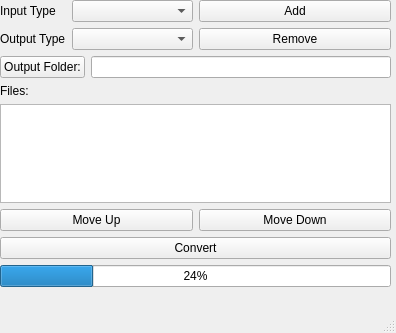
<?xml version="1.0" encoding="UTF-8"?>
<ui version="4.0">
 <class>MainWindow</class>
 <widget class="QMainWindow" name="MainWindow">
  <property name="geometry">
   <rect>
    <x>0</x>
    <y>0</y>
    <width>396</width>
    <height>333</height>
   </rect>
  </property>
  <property name="windowTitle">
   <string>MainWindow</string>
  </property>
  <widget class="QWidget" name="centralwidget">
   <widget class="QWidget" name="verticalLayoutWidget">
    <property name="geometry">
     <rect>
      <x>0</x>
      <y>0</y>
      <width>391</width>
      <height>287</height>
     </rect>
    </property>
    <layout class="QVBoxLayout" name="verticalLayout">
     <item>
      <layout class="QHBoxLayout" name="horizontalLayout">
       <item>
        <layout class="QFormLayout" name="formLayout">
         <property name="formAlignment">
          <set>Qt::AlignLeading|Qt::AlignLeft|Qt::AlignVCenter</set>
         </property>
         <item row="0" column="0">
          <widget class="QLabel" name="inputTypeLabel">
           <property name="text">
            <string>Input Type</string>
           </property>
          </widget>
         </item>
         <item row="0" column="1">
          <widget class="QComboBox" name="inputTypeComboBox"/>
         </item>
         <item row="1" column="0">
          <widget class="QLabel" name="outputTypeLabel">
           <property name="text">
            <string>Output Type</string>
           </property>
          </widget>
         </item>
         <item row="1" column="1">
          <widget class="QComboBox" name="outputTypeComboBox"/>
         </item>
        </layout>
       </item>
       <item>
        <layout class="QVBoxLayout" name="verticalLayout_2">
         <item>
          <widget class="QPushButton" name="pushButton">
           <property name="text">
            <string>Add</string>
           </property>
          </widget>
         </item>
         <item>
          <widget class="QPushButton" name="pushButton_2">
           <property name="text">
            <string>Remove</string>
           </property>
          </widget>
         </item>
        </layout>
       </item>
      </layout>
     </item>
     <item>
      <layout class="QHBoxLayout" name="horizontalLayout_3">
       <item>
        <widget class="QPushButton" name="pushButton_6">
         <property name="text">
          <string>Output Folder:</string>
         </property>
        </widget>
       </item>
       <item>
        <widget class="QLineEdit" name="lineEdit"/>
       </item>
      </layout>
     </item>
     <item>
      <widget class="QLabel" name="label">
       <property name="text">
        <string>Files:</string>
       </property>
      </widget>
     </item>
     <item>
      <layout class="QVBoxLayout" name="verticalLayout_3">
       <item>
        <widget class="QListWidget" name="listWidget"/>
       </item>
       <item>
        <layout class="QHBoxLayout" name="horizontalLayout_2">
         <item>
          <widget class="QPushButton" name="pushButton_5">
           <property name="text">
            <string>Move Up</string>
           </property>
          </widget>
         </item>
         <item>
          <widget class="QPushButton" name="pushButton_4">
           <property name="text">
            <string>Move Down</string>
           </property>
          </widget>
         </item>
        </layout>
       </item>
      </layout>
     </item>
     <item>
      <widget class="QPushButton" name="pushButton_3">
       <property name="text">
        <string>Convert</string>
       </property>
      </widget>
     </item>
     <item>
      <widget class="QProgressBar" name="progressBar">
       <property name="value">
        <number>24</number>
       </property>
      </widget>
     </item>
    </layout>
   </widget>
  </widget>
  <widget class="QMenuBar" name="menubar">
   <property name="geometry">
    <rect>
     <x>0</x>
     <y>0</y>
     <width>396</width>
     <height>22</height>
    </rect>
   </property>
  </widget>
  <widget class="QStatusBar" name="statusbar"/>
 </widget>
 <resources/>
 <connections/>
</ui>
